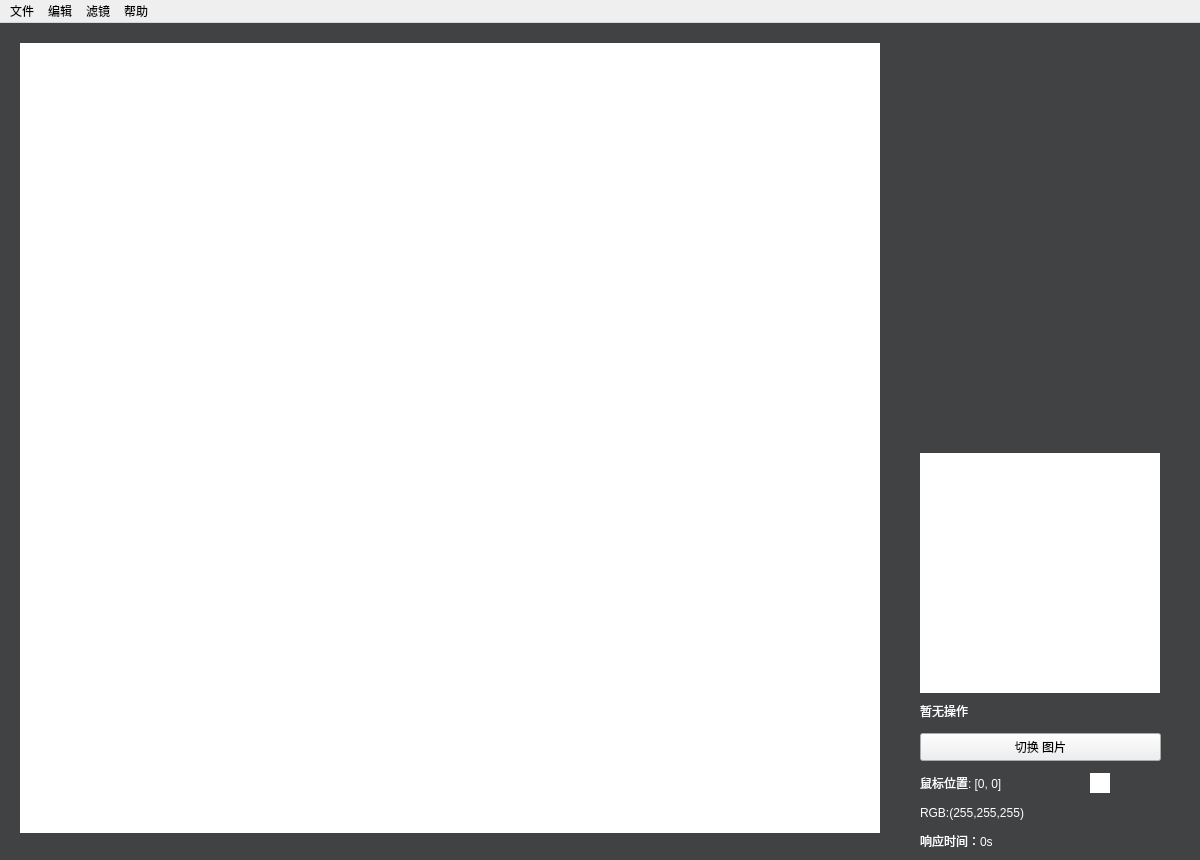
<?xml version="1.0" encoding="UTF-8"?>
<ui version="4.0">
 <class>MainWindow</class>
 <widget class="QMainWindow" name="MainWindow">
  <property name="geometry">
   <rect>
    <x>0</x>
    <y>0</y>
    <width>1200</width>
    <height>860</height>
   </rect>
  </property>
  <property name="mouseTracking">
   <bool>true</bool>
  </property>
  <property name="windowTitle">
   <string>Visionary</string>
  </property>
  <property name="windowOpacity">
   <double>1.000000000000000</double>
  </property>
  <property name="autoFillBackground">
   <bool>false</bool>
  </property>
  <property name="styleSheet">
   <string notr="true"/>
  </property>
  <widget class="QWidget" name="centralWidget">
   <property name="mouseTracking">
    <bool>true</bool>
   </property>
   <widget class="QLabel" name="responseTime">
    <property name="geometry">
     <rect>
      <x>920</x>
      <y>810</y>
      <width>171</width>
      <height>16</height>
     </rect>
    </property>
    <property name="styleSheet">
     <string notr="true">color: rgb(255, 255, 255);</string>
    </property>
    <property name="text">
     <string>响应时间：0s</string>
    </property>
   </widget>
   <widget class="QLabel" name="rightPanel">
    <property name="geometry">
     <rect>
      <x>0</x>
      <y>0</y>
      <width>1200</width>
      <height>860</height>
     </rect>
    </property>
    <property name="mouseTracking">
     <bool>true</bool>
    </property>
    <property name="styleSheet">
     <string notr="true">background-color: rgb(64, 66, 68);
color: rgb(255, 255, 255);</string>
    </property>
    <property name="text">
     <string/>
    </property>
   </widget>
   <widget class="QLabel" name="mouseLocation">
    <property name="geometry">
     <rect>
      <x>920</x>
      <y>750</y>
      <width>251</width>
      <height>20</height>
     </rect>
    </property>
    <property name="styleSheet">
     <string notr="true">color: rgb(255, 255, 255);</string>
    </property>
    <property name="text">
     <string>鼠标位置: [0, 0]</string>
    </property>
   </widget>
   <widget class="QLabel" name="colorBar">
    <property name="geometry">
     <rect>
      <x>1090</x>
      <y>750</y>
      <width>20</width>
      <height>20</height>
     </rect>
    </property>
    <property name="styleSheet">
     <string notr="true">background-color: rgb(255, 255, 255);
border-color: rgb(255, 255, 255);</string>
    </property>
    <property name="text">
     <string/>
    </property>
   </widget>
   <widget class="QLabel" name="colorText">
    <property name="geometry">
     <rect>
      <x>920</x>
      <y>780</y>
      <width>151</width>
      <height>20</height>
     </rect>
    </property>
    <property name="styleSheet">
     <string notr="true">color: rgb(255, 255, 255);</string>
    </property>
    <property name="text">
     <string>RGB:(255,255,255)</string>
    </property>
   </widget>
   <widget class="QPushButton" name="switchButton">
    <property name="geometry">
     <rect>
      <x>920</x>
      <y>710</y>
      <width>241</width>
      <height>28</height>
     </rect>
    </property>
    <property name="text">
     <string>切换 图片</string>
    </property>
   </widget>
   <widget class="QLabel" name="whitebg">
    <property name="geometry">
     <rect>
      <x>20</x>
      <y>20</y>
      <width>860</width>
      <height>790</height>
     </rect>
    </property>
    <property name="mouseTracking">
     <bool>true</bool>
    </property>
    <property name="styleSheet">
     <string notr="true">background-color: rgb(255, 255, 255);
border-color: rgb(0, 0, 0);</string>
    </property>
    <property name="text">
     <string/>
    </property>
   </widget>
   <widget class="QLabel" name="tip">
    <property name="geometry">
     <rect>
      <x>920</x>
      <y>680</y>
      <width>241</width>
      <height>16</height>
     </rect>
    </property>
    <property name="styleSheet">
     <string notr="true">color: rgb(255, 255, 255);</string>
    </property>
    <property name="text">
     <string>暂无操作</string>
    </property>
   </widget>
   <widget class="MyPainter" name="histogramArea">
    <property name="geometry">
     <rect>
      <x>920</x>
      <y>430</y>
      <width>240</width>
      <height>240</height>
     </rect>
    </property>
    <property name="mouseTracking">
     <bool>true</bool>
    </property>
    <property name="styleSheet">
     <string notr="true">background-color: rgb(255, 255, 255);</string>
    </property>
    <property name="text">
     <string/>
    </property>
   </widget>
   <widget class="QWidget" name="gridLayoutWidget">
    <property name="geometry">
     <rect>
      <x>922</x>
      <y>30</y>
      <width>241</width>
      <height>371</height>
     </rect>
    </property>
    <layout class="QGridLayout" name="gridLayout" rowstretch="0">
     <property name="sizeConstraint">
      <enum>QLayout::SetNoConstraint</enum>
     </property>
     <property name="horizontalSpacing">
      <number>6</number>
     </property>
     <property name="verticalSpacing">
      <number>10</number>
     </property>
    </layout>
   </widget>
   <zorder>rightPanel</zorder>
   <zorder>mouseLocation</zorder>
   <zorder>colorBar</zorder>
   <zorder>responseTime</zorder>
   <zorder>colorText</zorder>
   <zorder>switchButton</zorder>
   <zorder>whitebg</zorder>
   <zorder>tip</zorder>
   <zorder>histogramArea</zorder>
   <zorder>gridLayoutWidget</zorder>
  </widget>
  <widget class="QMenuBar" name="menuBar">
   <property name="geometry">
    <rect>
     <x>0</x>
     <y>0</y>
     <width>1200</width>
     <height>26</height>
    </rect>
   </property>
   <widget class="QMenu" name="menuFile">
    <property name="title">
     <string>文件</string>
    </property>
    <addaction name="actionOpen"/>
    <addaction name="separator"/>
    <addaction name="actionSave"/>
    <addaction name="actionSave_as"/>
    <addaction name="separator"/>
    <addaction name="actionExit"/>
   </widget>
   <widget class="QMenu" name="menuEdit">
    <property name="title">
     <string>编辑</string>
    </property>
    <addaction name="actionRecover"/>
    <addaction name="actionUndo"/>
    <addaction name="actionRedo"/>
    <addaction name="separator"/>
    <addaction name="actionSwitch"/>
    <addaction name="actionCopyToAnother"/>
    <addaction name="actionShowHistogram"/>
    <addaction name="actionAutoscale"/>
   </widget>
   <widget class="QMenu" name="menuFilter">
    <property name="enabled">
     <bool>true</bool>
    </property>
    <property name="title">
     <string>滤镜</string>
    </property>
    <widget class="QMenu" name="menuColorImageProcess">
     <property name="title">
      <string>彩色图像处理</string>
     </property>
     <addaction name="actionChannelSeperation"/>
     <addaction name="actionDecolor"/>
     <addaction name="actionadjustHSB"/>
     <addaction name="actionadjustGradation"/>
    </widget>
    <widget class="QMenu" name="menuAdjustContrast">
     <property name="title">
      <string>对比度调节</string>
     </property>
     <addaction name="actionContrastLinear"/>
     <addaction name="actionContrastSectionLinear"/>
     <addaction name="actionContrastNonlinear"/>
     <addaction name="actionEqualizeHistogram"/>
     <addaction name="actionContrastStretch"/>
    </widget>
    <widget class="QMenu" name="menuSmoothFilter">
     <property name="title">
      <string>平滑滤波器</string>
     </property>
     <addaction name="actionBlur"/>
     <addaction name="actionSharpen"/>
     <addaction name="actionBlurMean"/>
     <addaction name="actionBlurMedian"/>
     <addaction name="actionCustom"/>
    </widget>
    <widget class="QMenu" name="menuOperation">
     <property name="geometry">
      <rect>
       <x>590</x>
       <y>239</y>
       <width>137</width>
       <height>198</height>
      </rect>
     </property>
     <property name="title">
      <string>代数几何操作</string>
     </property>
     <addaction name="actionAdd"/>
     <addaction name="actionMinus"/>
     <addaction name="actionTimes"/>
     <addaction name="actionCut"/>
     <addaction name="actionResize"/>
     <addaction name="actionSpinNearest"/>
    </widget>
    <widget class="QMenu" name="menuMorphological">
     <property name="title">
      <string>形态学操作</string>
     </property>
     <addaction name="actionErosion"/>
     <addaction name="actionDilation"/>
     <addaction name="actionMorphologicalOpen"/>
     <addaction name="actionMorphologicalClose"/>
     <addaction name="separator"/>
     <addaction name="actionThining"/>
     <addaction name="actionThickening"/>
     <addaction name="actionDistanceTransform"/>
     <addaction name="actionSkeletonize"/>
     <addaction name="actionSkeletonReconstruct"/>
     <addaction name="separator"/>
     <addaction name="actionReconstruct"/>
    </widget>
    <widget class="QMenu" name="menuDetectEdge">
     <property name="title">
      <string>边缘检测</string>
     </property>
     <addaction name="actionDetectEdgeSobel"/>
     <addaction name="actionDetectEdgeLaplacian"/>
     <addaction name="actionDetectEdgeCanny"/>
    </widget>
    <widget class="QMenu" name="menu">
     <property name="enabled">
      <bool>true</bool>
     </property>
     <property name="title">
      <string>二值化</string>
     </property>
     <addaction name="actionOtsu"/>
     <addaction name="actionDoubleThreshold"/>
    </widget>
    <addaction name="menu"/>
    <addaction name="menuColorImageProcess"/>
    <addaction name="menuAdjustContrast"/>
    <addaction name="menuSmoothFilter"/>
    <addaction name="menuDetectEdge"/>
    <addaction name="menuOperation"/>
    <addaction name="menuMorphological"/>
   </widget>
   <widget class="QMenu" name="menuHelp">
    <property name="title">
     <string>帮助</string>
    </property>
    <addaction name="actionAbout"/>
   </widget>
   <addaction name="menuFile"/>
   <addaction name="menuEdit"/>
   <addaction name="menuFilter"/>
   <addaction name="menuHelp"/>
  </widget>
  <action name="actionNew">
   <property name="text">
    <string>新建(&amp;N)</string>
   </property>
   <property name="toolTip">
    <string>新建(N)</string>
   </property>
   <property name="shortcut">
    <string>Ctrl+N</string>
   </property>
  </action>
  <action name="actionOpen">
   <property name="text">
    <string>打开(&amp;O)</string>
   </property>
   <property name="toolTip">
    <string>打开(O)</string>
   </property>
   <property name="shortcut">
    <string>Ctrl+O</string>
   </property>
  </action>
  <action name="actionSave">
   <property name="enabled">
    <bool>false</bool>
   </property>
   <property name="text">
    <string>保存</string>
   </property>
  </action>
  <action name="actionSave_as">
   <property name="text">
    <string>保存为</string>
   </property>
  </action>
  <action name="actionExit">
   <property name="text">
    <string>退出</string>
   </property>
   <property name="shortcut">
    <string>Esc</string>
   </property>
  </action>
  <action name="actionUndo">
   <property name="enabled">
    <bool>false</bool>
   </property>
   <property name="text">
    <string>撤销</string>
   </property>
   <property name="shortcut">
    <string>Ctrl+Z</string>
   </property>
  </action>
  <action name="actionRedo">
   <property name="enabled">
    <bool>false</bool>
   </property>
   <property name="text">
    <string>恢复</string>
   </property>
   <property name="shortcut">
    <string>Ctrl+Y</string>
   </property>
  </action>
  <action name="actionDecolor">
   <property name="checkable">
    <bool>false</bool>
   </property>
   <property name="enabled">
    <bool>true</bool>
   </property>
   <property name="text">
    <string>去色</string>
   </property>
   <property name="visible">
    <bool>true</bool>
   </property>
  </action>
  <action name="actionAbout">
   <property name="text">
    <string>关于</string>
   </property>
  </action>
  <action name="actionRecover">
   <property name="enabled">
    <bool>false</bool>
   </property>
   <property name="text">
    <string>还原</string>
   </property>
  </action>
  <action name="actionBlur">
   <property name="text">
    <string>高斯模糊</string>
   </property>
  </action>
  <action name="actionSharpen">
   <property name="text">
    <string>锐化</string>
   </property>
  </action>
  <action name="actionDilation">
   <property name="text">
    <string>膨胀</string>
   </property>
  </action>
  <action name="actionErosion">
   <property name="text">
    <string>腐蚀</string>
   </property>
  </action>
  <action name="actionChannelSeperation">
   <property name="enabled">
    <bool>true</bool>
   </property>
   <property name="text">
    <string>通道分离</string>
   </property>
  </action>
  <action name="actionadjustHSB">
   <property name="enabled">
    <bool>true</bool>
   </property>
   <property name="text">
    <string>HSB调节</string>
   </property>
  </action>
  <action name="actionadjustGradation">
   <property name="enabled">
    <bool>true</bool>
   </property>
   <property name="text">
    <string>色阶调整</string>
   </property>
  </action>
  <action name="actionEqualizeHistogram">
   <property name="text">
    <string>直方图均衡化</string>
   </property>
  </action>
  <action name="actionAdd">
   <property name="enabled">
    <bool>true</bool>
   </property>
   <property name="text">
    <string>加操作</string>
   </property>
  </action>
  <action name="actionResize">
   <property name="text">
    <string>缩放</string>
   </property>
  </action>
  <action name="actionResizeLinear">
   <property name="text">
    <string>缩放（线性插值）</string>
   </property>
  </action>
  <action name="actionSpinNearest">
   <property name="text">
    <string>旋转</string>
   </property>
  </action>
  <action name="actionSpinLinear">
   <property name="text">
    <string>旋转（线性插值）</string>
   </property>
  </action>
  <action name="actionDetectEdgeSobel">
   <property name="text">
    <string>Sobel边缘检测</string>
   </property>
  </action>
  <action name="actionDetectEdgeLaplacian">
   <property name="text">
    <string>拉普拉斯边缘检测</string>
   </property>
  </action>
  <action name="actionDetectEdgeCanny">
   <property name="text">
    <string>Canny边缘检测</string>
   </property>
  </action>
  <action name="actionOtsu">
   <property name="text">
    <string>大津算法</string>
   </property>
  </action>
  <action name="actionDoubleThreshold">
   <property name="text">
    <string>双阈值</string>
   </property>
  </action>
  <action name="actionBlurMean">
   <property name="text">
    <string>均值滤波</string>
   </property>
  </action>
  <action name="actionBlurMedian">
   <property name="text">
    <string>中值滤波</string>
   </property>
  </action>
  <action name="actionMorphologicalOpen">
   <property name="text">
    <string>开操作</string>
   </property>
  </action>
  <action name="actionMorphologicalClose">
   <property name="text">
    <string>闭操作</string>
   </property>
  </action>
  <action name="actionSwitch">
   <property name="text">
    <string>切换</string>
   </property>
   <property name="shortcut">
    <string>Return</string>
   </property>
  </action>
  <action name="actionCopyToAnother">
   <property name="text">
    <string>拷贝图层</string>
   </property>
   <property name="shortcut">
    <string>Ctrl+G</string>
   </property>
  </action>
  <action name="actionMinus">
   <property name="text">
    <string>减操作</string>
   </property>
  </action>
  <action name="actionTimes">
   <property name="text">
    <string>乘操作</string>
   </property>
  </action>
  <action name="actionCut">
   <property name="text">
    <string>裁剪</string>
   </property>
  </action>
  <action name="actionShowHistogram">
   <property name="checkable">
    <bool>true</bool>
   </property>
   <property name="text">
    <string>显示直方图</string>
   </property>
   <property name="shortcut">
    <string>F1</string>
   </property>
  </action>
  <action name="actionThining">
   <property name="text">
    <string>细化</string>
   </property>
  </action>
  <action name="actionThickening">
   <property name="text">
    <string>粗化</string>
   </property>
  </action>
  <action name="actionDistanceTransform">
   <property name="text">
    <string>距离变换</string>
   </property>
  </action>
  <action name="actionSkeletonize">
   <property name="text">
    <string>骨架</string>
   </property>
  </action>
  <action name="actionContrastStretch">
   <property name="text">
    <string>对比度拉伸</string>
   </property>
   <property name="shortcut">
    <string>F3</string>
   </property>
  </action>
  <action name="actionSkeletonReconstruct">
   <property name="text">
    <string>骨架重构</string>
   </property>
  </action>
  <action name="actionReconstruct">
   <property name="text">
    <string>形态学重构</string>
   </property>
  </action>
  <action name="actionCustom">
   <property name="text">
    <string>自定义滤波</string>
   </property>
  </action>
  <action name="actionAutoscale">
   <property name="checkable">
    <bool>true</bool>
   </property>
   <property name="checked">
    <bool>true</bool>
   </property>
   <property name="text">
    <string>自动缩放</string>
   </property>
   <property name="shortcut">
    <string>F2</string>
   </property>
  </action>
  <action name="actionContrastLinear">
   <property name="text">
    <string>线性调节</string>
   </property>
  </action>
  <action name="actionContrastSectionLinear">
   <property name="text">
    <string>线性分段调节</string>
   </property>
  </action>
  <action name="actionContrastNonlinear">
   <property name="text">
    <string>非线性调节</string>
   </property>
  </action>
 </widget>
 <layoutdefault spacing="6" margin="11"/>
 <customwidgets>
  <customwidget>
   <class>MyPainter</class>
   <extends>QLabel</extends>
   <header location="global">mypainter.h</header>
  </customwidget>
 </customwidgets>
 <resources/>
 <connections/>
</ui>
